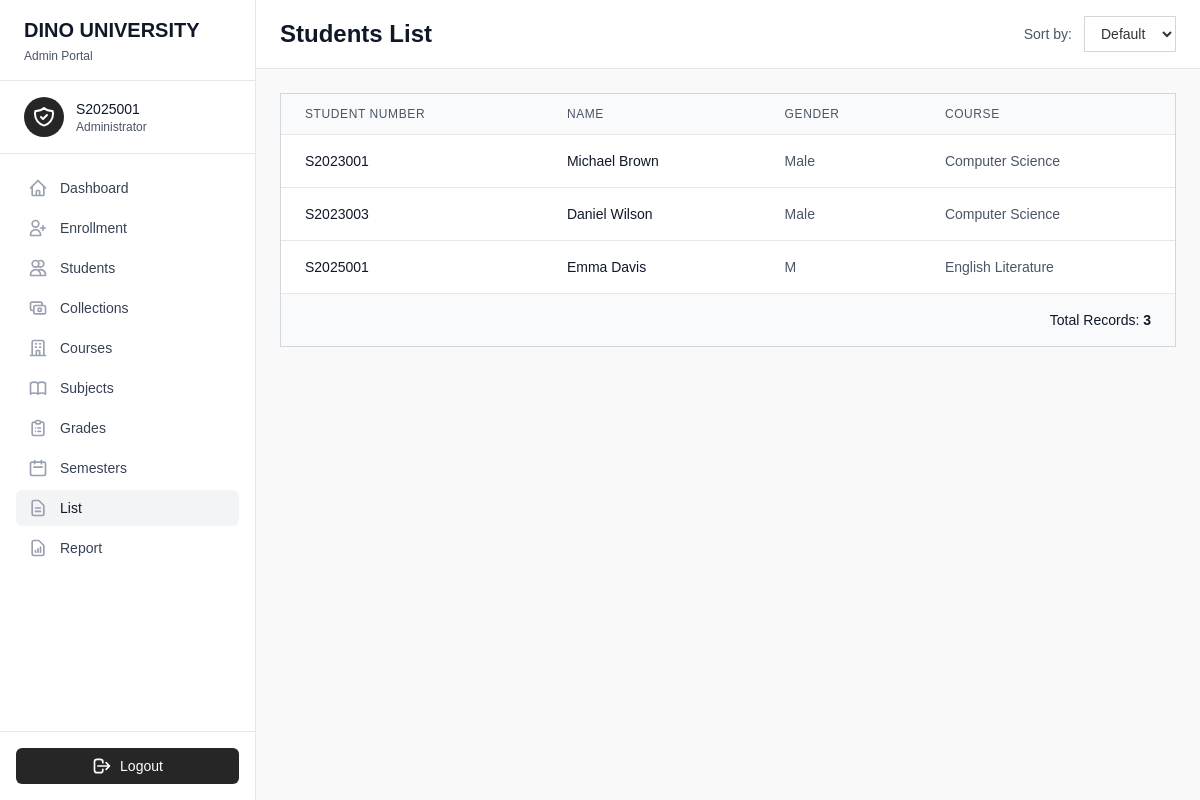
Page /list.php (signed in) on the earlier database version.
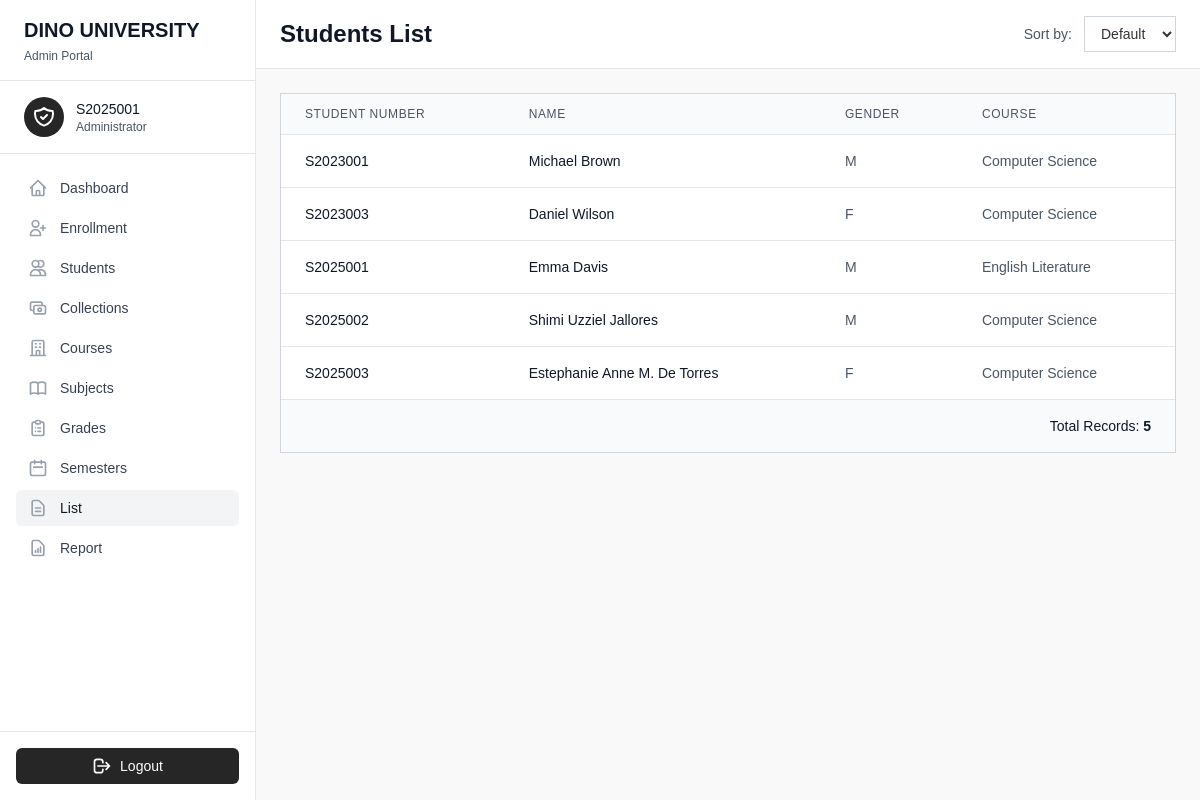
Same page on the later database version.
### tables this page shows
CREATE TABLE IF NOT EXISTS `students` (
  `student_id` int NOT NULL AUTO_INCREMENT,
  `student_number` varchar(50) NOT NULL DEFAULT '0',
  `name` varchar(100) NOT NULL DEFAULT '0',
  `gender` varchar(10) NOT NULL DEFAULT 'Male',
  `course_id` int NOT NULL DEFAULT '0',
  PRIMARY KEY (`student_id`),
  KEY `FK_students_courses` (`course_id`),
  CONSTRAINT `FK_students_courses` FOREIGN KEY (`course_id`) REFERENCES `courses` (`course_id`) ON DELETE CASCADE ON UPDATE CASCADE
);

CREATE TABLE IF NOT EXISTS `courses` (
  `course_id` int NOT NULL AUTO_INCREMENT,
  `code` varchar(50) DEFAULT NULL,
  `name` varchar(100) DEFAULT NULL,
  PRIMARY KEY (`course_id`)
);

### list.php (the view, shortened to what this page needs)
<?php
require('partials/head.php');
$query = "
    select s.student_id, s.student_number, s.name as student_name, s.gender, c.name as course_name
    from students s
    join courses c on s.course_id = c.course_id
";
$stmt = $connection->prepare($query);
$stmt->execute();
$students = $stmt->fetchAll();
?>
<body class="bg-gray-50" x-data="{ sidebarOpen: false }">
    <?php require('partials/admin_sidebar.php'); ?>
    <div class="flex-1 lg:ml-64">
        <div class="bg-white border-b border-gray-200 px-6 py-4">
            <div class="flex items-center justify-between">
                <div class="flex items-center space-x-4">
                    <h1 class="text-2xl font-extrabold text-gray-900">Students List</h1>
                </div>
                <div class="flex items-center space-x-3">
                    <label class="text-sm text-gray-600">Sort by:</label>
                    <select name="sort"
                        @change="window.location.href = `list.php?sort=${$event.target.value}`"
                        class="px-3 py-2 border border-gray-300 bg-white focus:ring-neutral-800 focus:border-neutral-800 text-sm">
                        <option value="">Default</option>
                    </select>
                </div>
            </div>
        </div>
        <div class="p-6">
            <div class="bg-white border border-gray-300">
                <div class="overflow-x-auto">
                    <table class="w-full">
                        <thead class="bg-gray-50 border-b border-gray-200">
                            <tr>
                                <th class="px-6 py-3 text-left text-xs font-medium text-gray-600 uppercase tracking-wider">Student Number</th>
                                <th class="px-6 py-3 text-left text-xs font-medium text-gray-600 uppercase tracking-wider">Name</th>
                                <th class="px-6 py-3 text-left text-xs font-medium text-gray-600 uppercase tracking-wider">Gender</th>
                                <th class="px-6 py-3 text-left text-xs font-medium text-gray-600 uppercase tracking-wider">Course</th>
                            </tr>
                        </thead>
                        <tbody class="divide-y divide-gray-200">
                            <?php if (empty($students)) : ?>
                                <tr>
                                    <td colspan="4" class="px-6 py-12 text-center text-gray-500">
                                        <svg class="w-12 h-12 mx-auto mb-2 text-gray-400" fill="none" stroke="currentColor" viewBox="0 0 24 24">
                                            <path stroke-linecap="round" stroke-linejoin="round" stroke-width="2" d="M12 4.354a4 4 0 110 5.292M15 21H3v-1a6 6 0 0112 0v1zm0 0h6v-1a6 6 0 00-9-5.197M13 7a4 4 0 11-8 0 4 4 0 018 0z"></path>
                                        </svg>
                                        <p class="text-sm">No students found.</p>
                                    </td>
                                </tr>
                            <?php else : ?>
                                <?php foreach ($students as $student) : ?>
                                    <tr class="hover:bg-gray-50">
                                        <td class="px-6 py-4 text-sm font-medium text-gray-900"><?= htmlspecialchars($student['student_number']) ?></td>
                                        <td class="px-6 py-4 text-sm text-gray-900"><?= htmlspecialchars($student['student_name']) ?></td>
                                        <td class="px-6 py-4 text-sm text-gray-600"><?= htmlspecialchars($student['gender']) ?></td>
                                        <td class="px-6 py-4 text-sm text-gray-600"><?= htmlspecialchars($student['course_name']) ?></td>
                                    </tr>
                                <?php endforeach; ?>
                            <?php endif; ?>
                        </tbody>
                        <tfoot class="bg-gray-50 border-t border-gray-200">
                            <tr>
                                <td colspan="4" class="px-6 py-4 text-right text-sm font-medium text-gray-900">
                                    Total Records: <span class="font-extrabold"><?= count($students) ?></span>
                                </td>
                            </tr>
                        </tfoot>
                    </table>
                </div>
            </div>
        </div>
    </div>
</body>
<?php
require('partials/footer.php')
?>

### partials/head.php (shortened to what this page needs)
<!DOCTYPE html>
<html lang="en">
<head>
    <script src="https://cdn.jsdelivr.net/npm/@tailwindcss/browser@4"></script>
</head>

### partials/admin_sidebar.php (shortened to what this page needs)
<aside
  x-show="sidebarOpen || window.innerWidth >= 1024"
  @resize.window="if (window.innerWidth >= 1024) sidebarOpen = false"
  x-transition:enter="transition ease-in-out duration-300 transform"
  x-transition:enter-start="-translate-x-full"
  x-transition:enter-end="translate-x-0"
  x-transition:leave="transition ease-in-out duration-300 transform"
  x-transition:leave-start="translate-x-0"
  x-transition:leave-end="-translate-x-full"
  class="fixed inset-y-0 left-0 z-50 w-64 bg-white border-r border-gray-200 lg:translate-x-0"
  style="display: none;">
  <div class="flex flex-col h-full">
    <div class="flex items-center justify-between px-6 py-4 border-b border-gray-200">
      <div>
        <h2 class="text-xl font-extrabold text-gray-900">DINO UNIVERSITY</h2>
        <p class="text-xs text-gray-600 mt-1">Admin Portal</p>
      </div>
    </div>
    <div class="px-6 py-4 border-b border-gray-200">
      <div class="flex items-center space-x-3">
        <div class="h-10 w-10 rounded-full bg-neutral-800 flex items-center justify-center">
        </div>
        <div class="flex-1 min-w-0">
          <p class="text-sm font-medium text-gray-900 truncate"><?= htmlspecialchars($_SESSION['user']['name'] ?? 'Admin') ?></p>
          <p class="text-xs text-gray-600">Administrator</p>
        </div>
      </div>
    </div>
    <nav class="flex-1 px-4 py-4 space-y-1 overflow-y-auto">
      <a href="/index.php"
        class="group flex items-center px-3 py-2 text-sm font-medium rounded-md <?= basename($_SERVER['PHP_SELF']) == 'index.php' && !isset($_GET['semester']) ? 'bg-gray-100 text-gray-900' : 'text-gray-700 hover:bg-gray-100 hover:text-gray-900' ?> transition-colors">
        <svg class="mr-3 h-5 w-5 <?= basename($_SERVER['PHP_SELF']) == 'index.php' && !isset($_GET['semester']) ? 'text-gray-500' : 'text-gray-400 group-hover:text-gray-500' ?>" fill="none" stroke="currentColor" viewBox="0 0 24 24">
          <path stroke-linecap="round" stroke-linejoin="round" stroke-width="2" d="M3 12l2-2m0 0l7-7 7 7M5 10v10a1 1 0 001 1h3m10-11l2 2m-2-2v10a1 1 0 01-1 1h-3m-6 0a1 1 0 001-1v-4a1 1 0 011-1h2a1 1 0 011 1v4a1 1 0 001 1m-6 0h6"></path>
        </svg>
        Dashboard
      </a>
      <a href="/enrollment/index.php"
        class="group flex items-center px-3 py-2 text-sm font-medium rounded-md <?= strpos($_SERVER['REQUEST_URI'], '/enrollment/') !== false ? 'bg-gray-100 text-gray-900' : 'text-gray-700 hover:bg-gray-100 hover:text-gray-900' ?> transition-colors">
        <svg class="mr-3 h-5 w-5 text-gray-400 group-hover:text-gray-500" fill="none" stroke="currentColor" viewBox="0 0 24 24">
          <path stroke-linecap="round" stroke-linejoin="round" stroke-width="2" d="M18 9v3m0 0v3m0-3h3m-3 0h-3m-2-5a4 4 0 11-8 0 4 4 0 018 0zM3 20a6 6 0 0112 0v1H3v-1z"></path>
        </svg>
        Enrollment
      </a>
      <a href="/students/index.php"
        class="group flex items-center px-3 py-2 text-sm font-medium rounded-md <?= strpos($_SERVER['REQUEST_URI'], '/students/') !== false ? 'bg-gray-100 text-gray-900' : 'text-gray-700 hover:bg-gray-100 hover:text-gray-900' ?> transition-colors">
        <svg class="mr-3 h-5 w-5 text-gray-400 group-hover:text-gray-500" fill="none" stroke="currentColor" viewBox="0 0 24 24">
          <path stroke-linecap="round" stroke-linejoin="round" stroke-width="2" d="M12 4.354a4 4 0 110 5.292M15 21H3v-1a6 6 0 0112 0v1zm0 0h6v-1a6 6 0 00-9-5.197M13 7a4 4 0 11-8 0 4 4 0 018 0z"></path>
        </svg>
        Students
      </a>
      <a href="/collections/index.php"
        class="group flex items-center px-3 py-2 text-sm font-medium rounded-md <?= strpos($_SERVER['REQUEST_URI'], '/collections/') !== false ? 'bg-gray-100 text-gray-900' : 'text-gray-700 hover:bg-gray-100 hover:text-gray-900' ?> transition-colors">
        Collections
      </a>
      <a href="/courses/index.php"
        class="group flex items-center px-3 py-2 text-sm font-medium rounded-md <?= strpos($_SERVER['REQUEST_URI'], '/courses/') !== false ? 'bg-gray-100 text-gray-900' : 'text-gray-700 hover:bg-gray-100 hover:text-gray-900' ?> transition-colors">
        Courses
      </a>
      <a href="/subjects/index.php?semester=1st25-26"
        class="group flex items-center px-3 py-2 text-sm font-medium rounded-md <?= strpos($_SERVER['REQUEST_URI'], '/subjects/') !== false ? 'bg-gray-100 text-gray-900' : 'text-gray-700 hover:bg-gray-100 hover:text-gray-900' ?> transition-colors">
        Subjects
      </a>
      <a href="/grades/index.php?semester=1st25-26"
        class="group flex items-center px-3 py-2 text-sm font-medium rounded-md <?= strpos($_SERVER['REQUEST_URI'], '/grades/') !== false ? 'bg-gray-100 text-gray-900' : 'text-gray-700 hover:bg-gray-100 hover:text-gray-900' ?> transition-colors">
        Grades
      </a>
      <a href="/semesters/index.php"
        class="group flex items-center px-3 py-2 text-sm font-medium rounded-md <?= strpos($_SERVER['REQUEST_URI'], '/semesters/') !== false ? 'bg-gray-100 text-gray-900' : 'text-gray-700 hover:bg-gray-100 hover:text-gray-900' ?> transition-colors">
        <svg class="mr-3 h-5 w-5 text-gray-400 group-hover:text-gray-500" fill="none" stroke="currentColor" viewBox="0 0 24 24">
          <path stroke-linecap="round" stroke-linejoin="round" stroke-width="2" d="M8 7V3m8 4V3m-9 8h10M5 21h14a2 2 0 002-2V7a2 2 0 00-2-2H5a2 2 0 00-2 2v12a2 2 0 002 2z"></path>
        </svg>
        Semesters
      </a>
      <a href="/list.php"
        class="group flex items-center px-3 py-2 text-sm font-medium rounded-md <?= basename($_SERVER['PHP_SELF']) == 'list.php' ? 'bg-gray-100 text-gray-900' : 'text-gray-700 hover:bg-gray-100 hover:text-gray-900' ?> transition-colors">
        List
      </a>
      <a href="/report.php" target="_blank"
        class="group flex items-center px-3 py-2 text-sm font-medium rounded-md <?= basename($_SERVER['PHP_SELF']) == 'report.php' ? 'bg-gray-100 text-gray-900' : 'text-gray-700 hover:bg-gray-100 hover:text-gray-900' ?> transition-colors">
        Report
      </a>
    </nav>
    <div class="p-4 border-t border-gray-200">
      <form method="post" action="/logout.php">
        <button type="submit"
          class="w-full flex items-center justify-center px-4 py-2 text-sm font-medium rounded-md text-white bg-neutral-800 hover:bg-neutral-900 focus:outline-none focus:ring-2 focus:ring-offset-2 focus:ring-neutral-800 transition-colors">
          <svg class="mr-2 h-5 w-5" fill="none" stroke="currentColor" viewBox="0 0 24 24">
            <path stroke-linecap="round" stroke-linejoin="round" stroke-width="2" d="M17 16l4-4m0 0l-4-4m4 4H7m6 4v1a3 3 0 01-3 3H6a3 3 0 01-3-3V7a3 3 0 013-3h4a3 3 0 013 3v1"></path>
          </svg>
          Logout
        </button>
      </form>
    </div>
  </div>
</aside>

### partials/footer.php
</html>

### partials/head.php (style rules this page uses)
html, body { height: 100%; margin: 0; padding: 0; font-family: sans-serif; font-weight: 100; background-color: #f9f9f9; color: #333; box-sizing: border-box; }

Differences in the rows shown:
changed students "Michael Brown": gender "Male" → "M"
changed students "Daniel Wilson": gender "Male" → "F"
added students: student_number "S2025002", name "Shimi Uzziel Jallores", gender "M", course.name "Computer Science"
added students: student_number "S2025003", name "Estephanie Anne M. De Torres", gender "F", course.name "Computer Science"
Other differences:
count($students): "3" → "5"
